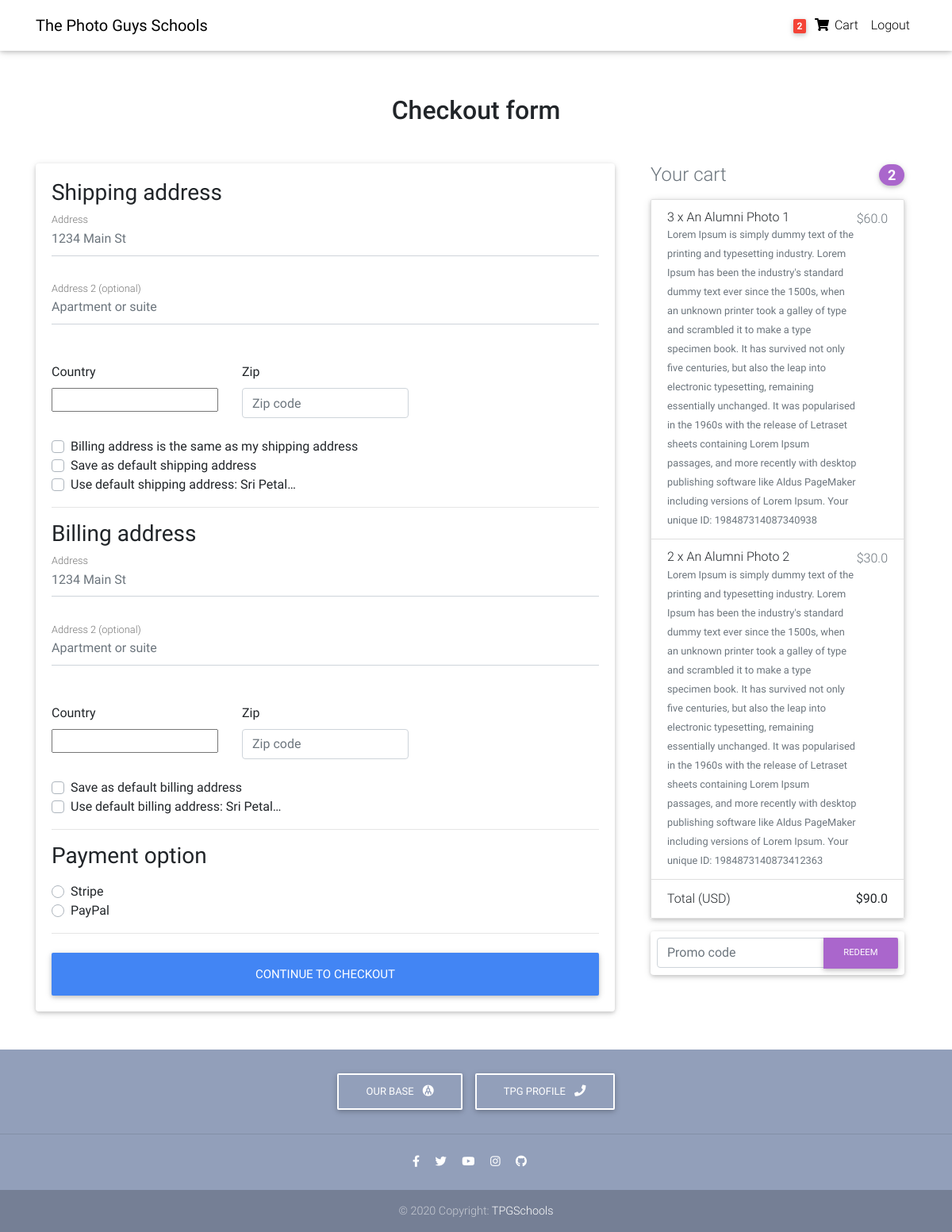
Page /checkout/ (signed in) on the committed database.
### core/models.py (models this page shows, shortened)
class Order(models.Model):
    user = models.ForeignKey(settings.AUTH_USER_MODEL,
                             on_delete=models.CASCADE)
    ref_code = models.CharField(max_length=20, blank=True, null=True)
    items = models.ManyToManyField(OrderItem)
    start_date = models.DateTimeField(auto_now_add=True)
    ordered_date = models.DateTimeField()
    ordered = models.BooleanField(default=False)
    shipping_address = models.ForeignKey(
        'Address', related_name='shipping_address', on_delete=models.SET_NULL, blank=True, null=True)
    billing_address = models.ForeignKey(
        'Address', related_name='billing_address', on_delete=models.SET_NULL, blank=True, null=True)
    payment = models.ForeignKey(
        'Payment', on_delete=models.SET_NULL, blank=True, null=True)
    coupon = models.ForeignKey(
        'Coupon', on_delete=models.SET_NULL, blank=True, null=True)
    being_delivered = models.BooleanField(default=False)
    received = models.BooleanField(default=False)
    refund_requested = models.BooleanField(default=False)
    refund_granted = models.BooleanField(default=False)
    '''
    1. Item added to cart
    2. Adding a billing address
    (Failed checkout)
    3. Payment
    (Preprocessing, processing, packaging etc.)
    4. Being delivered
    5. Received
    6. Refunds
    '''
    def get_total(self):
        total = 0
        for order_item in self.items.all():
            total += order_item.get_final_price()
        if self.coupon:
            total -= self.coupon.amount
        return total

class Address(models.Model):
    user = models.ForeignKey(settings.AUTH_USER_MODEL,
                             on_delete=models.CASCADE)
    street_address = models.CharField(max_length=100)
    apartment_address = models.CharField(max_length=100)
    country = CountryField(multiple=False)
    zip = models.CharField(max_length=100)
    address_type = models.CharField(max_length=1, choices=ADDRESS_CHOICES)
    default = models.BooleanField(default=False)
    class Meta:
        verbose_name_plural = 'Addresses'

class OrderItem(models.Model):
    user = models.ForeignKey(settings.AUTH_USER_MODEL,
                             on_delete=models.CASCADE)
    ordered = models.BooleanField(default=False)
    item = models.ForeignKey(Item, on_delete=models.CASCADE)
    quantity = models.IntegerField(default=1)
    def get_total_item_price(self):
        return self.quantity * self.item.price
    def get_total_discount_item_price(self):
        return self.quantity * self.item.discount_price
    def get_final_price(self):
        if self.item.discount_price:
            return self.get_total_discount_item_price()
        return self.get_total_item_price()

class Item(models.Model):
    title = models.CharField(max_length=100)
    price = models.FloatField()
    discount_price = models.FloatField(blank=True, null=True)
    category = models.CharField(choices=CATEGORY_CHOICES, max_length=2)
    label = models.CharField(choices=LABEL_CHOICES, max_length=1)
    slug = models.SlugField()
    description = models.TextField()
    image = models.ImageField()

### core/views.py (the view, shortened to what this page needs)
# urls.py: path('checkout/', CheckoutView.as_view(), name='checkout'),
class CheckoutView(View):
    def get(self, *args, **kwargs):
        try:
            order = Order.objects.get(user=self.request.user, ordered=False)
            form = CheckoutForm()
            context = {
                'form': form,
                'couponform': CouponForm(),
                'order': order,
                'DISPLAY_COUPON_FORM': True
            }
            shipping_address_qs = Address.objects.filter(
                user=self.request.user,
                address_type='S',
                default=True
            )
            if shipping_address_qs.exists():
                context.update(
                    {'default_shipping_address': shipping_address_qs[0]})
            billing_address_qs = Address.objects.filter(
                user=self.request.user,
                address_type='B',
                default=True
            )
            if billing_address_qs.exists():
                context.update(
                    {'default_billing_address': billing_address_qs[0]})
            return render(self.request, "checkout.html", context)
        except ObjectDoesNotExist:
            messages.info(self.request, "You do not have an active order")
            return redirect("core:checkout")

### core/forms.py
class CheckoutForm(forms.Form):
    shipping_address = forms.CharField(required=False)
    shipping_address2 = forms.CharField(required=False)
    shipping_country = CountryField(blank_label='(select country)').formfield(
        required=False,
        widget=CountrySelectWidget(attrs={
            'class': 'custom-select d-block w-100',
        }))
    shipping_zip = forms.CharField(required=False)
    billing_address = forms.CharField(required=False)
    billing_address2 = forms.CharField(required=False)
    billing_country = CountryField(blank_label='(select country)').formfield(
        required=False,
        widget=CountrySelectWidget(attrs={
            'class': 'custom-select d-block w-100',
        }))
    billing_zip = forms.CharField(required=False)
    same_billing_address = forms.BooleanField(required=False)
    set_default_shipping = forms.BooleanField(required=False)
    use_default_shipping = forms.BooleanField(required=False)
    set_default_billing = forms.BooleanField(required=False)
    use_default_billing = forms.BooleanField(required=False)
    payment_option = forms.ChoiceField(
        widget=forms.RadioSelect, choices=PAYMENT_CHOICES)

class CouponForm(forms.Form):
    code = forms.CharField(widget=forms.TextInput(attrs={
        'class': 'form-control',
        'placeholder': 'Promo code',
        'aria-label': 'Recipient\'s username',
        'aria-describedby': 'basic-addon2'
    }))

### core/templatetags/cart_template_tags.py (called while the page is built)
@register.filter
def cart_item_count(user):
    if user.is_authenticated:
        qs = Order.objects.filter(user=user, ordered=False)
        if qs.exists():
            return qs[0].items.count()
    return 0

### templates/checkout.html (shortened to what this page needs)
{% extends "base.html" %}
{% load crispy_forms_tags %}
{% block content %}
  <main >
    <div class="container wow fadeIn">
      <h2 class="my-5 h2 text-center">Checkout form</h2>
      <div class="row">
        <div class="col-md-8 mb-4">
          <div class="card">
            <form method="POST" class="card-body">
              <h3>Shipping address</h3>
              <div class='hideable_shipping_form'>
                <div class="md-form mb-5">
                  <input type='text' placeholder='1234 Main St' id='shipping_address' name='shipping_address' class='form-control' />
                  <label for="shipping_address" class="">Address</label>
                </div>
                <div class="md-form mb-5">
                  <input type='text' placeholder='Apartment or suite' id='shipping_address2' name='shipping_address2' class='form-control' />
                  <label for="shipping_address2" class="">Address 2 (optional)</label>
                </div>
                <div class="row">
                  <div class="col-lg-4 col-md-12 mb-4">
                    <label for="country">Country</label>
                    {{ form.shipping_country }}
                  </div>
                  <div class="col-lg-4 col-md-6 mb-4">
                    <label for="shipping_zip">Zip</label>
                    <input type='text' placeholder='Zip code' id='shipping_zip' name='shipping_zip' class='form-control' />
                  </div>
                </div>
                <div class="custom-control custom-checkbox">
                  <label class="custom-control-label" for="same_billing_address">Billing address is the same as my shipping address</label>
                </div>
                <div class="custom-control custom-checkbox">
                  <label class="custom-control-label" for="set_default_shipping">Save as default shipping address</label>
                </div>
              </div>
              {% if default_shipping_address %}
              <div class="custom-control custom-checkbox">
                <label class="custom-control-label" for="use_default_shipping">Use default shipping address: {{ default_shipping_address.street_address|truncatechars:10 }}</label>
              </div>
              {% endif %}
              <hr>
              <h3>Billing address</h3>
              <div class='hideable_billing_form'>
                <div class="md-form mb-5">
                  <input type='text' placeholder='1234 Main St' id='billing_address' name='billing_address' class='form-control' />
                  <label for="billing_address" class="">Address</label>
                </div>
                <div class="md-form mb-5">
                  <input type='text' placeholder='Apartment or suite' id='billing_address2' name='billing_address2' class='form-control' />
                  <label for="billing_address2" class="">Address 2 (optional)</label>
                </div>
                <div class="row">
                  <div class="col-lg-4 col-md-12 mb-4">
                    <label for="country">Country</label>
                    {{ form.billing_country }}
                  </div>
                  <div class="col-lg-4 col-md-6 mb-4">
                    <label for="billing_zip">Zip</label>
                    <input type='text' placeholder='Zip code' id='billing_zip' name='billing_zip' class='form-control' />
                  </div>
                </div>
                <div class="custom-control custom-checkbox">
                  <label class="custom-control-label" for="set_default_billing">Save as default billing address</label>
                </div>
              </div>
              {% if default_billing_address %}
              <div class="custom-control custom-checkbox">
                <label class="custom-control-label" for="use_default_billing">Use default billing address: {{ default_billing_address.street_address|truncatechars:10 }}</label>
              </div>
              {% endif %}
              <hr>
              <h3>Payment option</h3>
              <div class="d-block my-3">
                {% for value, name in form.fields.payment_option.choices %}
                <div class="custom-control custom-radio">
                  <label class="custom-control-label" for="{{ name }}">{{ name }}</label>
                </div>
                {% endfor %}
              </div>
              <hr class="mb-4">
              <button class="btn btn-primary btn-lg btn-block" type="submit">Continue to checkout</button>
            </form>
          </div>
        </div>
        <div class="col-md-4 mb-4">
          {% include "order_snippet.html" %}
        </div>
      </div>
    </div>
  </main>
{% endblock content %}

### templates/navbar.html (shortened to what this page needs)
{% load cart_template_tags %}
<nav class="navbar fixed-top navbar-expand-lg navbar-light white scrolling-navbar">
    <div class="container">
      <a class="navbar-brand waves-effect" href="/">
        <strong class="black-text">The Photo Guys Schools</strong>
      </a>
      <div class="collapse navbar-collapse" id="navbarSupportedContent">
        <ul class="navbar-nav nav-flex-icons">
          {% if request.user.is_authenticated %}
          <li class="nav-item">
            <a href="{% url 'core:order-summary' %}" class="nav-link waves-effect">
              <span class="badge red z-depth-1 mr-1"> {{ request.user|cart_item_count }} </span>
              <i class="fas fa-shopping-cart"></i>
              <span class="clearfix d-none d-sm-inline-block"> Cart </span>
            </a>
          </li>
          <li class="nav-item">
            <a class="nav-link waves-effect" href="{% url 'account_logout' %}">
              <span class="clearfix d-none d-sm-inline-block"> Logout </span>
            </a>
          </li>
          {% endif %}
        </ul>
      </div>
    </div>
  </nav>

### templates/order_snippet.html (shortened to what this page needs)
<div class="col-md-12 mb-4">
    <h4 class="d-flex justify-content-between align-items-center mb-3">
    <span class="text-muted">Your cart</span>
    <span class="badge badge-secondary badge-pill">{{ order.items.count }}</span>
    </h4>
    <ul class="list-group mb-3 z-depth-1">
    {% for order_item in order.items.all %}
    <li class="list-group-item d-flex justify-content-between lh-condensed">
        <div>
        <h6 class="my-0">{{ order_item.quantity }} x {{ order_item.item.title}}</h6>
        <small class="text-muted">{{ order_item.item.description}}</small>
        </div>
        <span class="text-muted">${{ order_item.get_final_price }}</span>
    </li>
    {% endfor %}
    <li class="list-group-item d-flex justify-content-between">
        <span>Total (USD)</span>
        <strong>${{ order.get_total }}</strong>
    </li>
    </ul>
    {% if DISPLAY_COUPON_FORM %}
    <form class="card p-2" action="{% url 'core:add-coupon' %}" method="POST">
        <div class="input-group">
            {{ couponform.code }}
            <div class="input-group-append">
            <button class="btn btn-secondary btn-md waves-effect m-0" type="submit">Redeem</button>
            </div>
        </div>
    </form>
    {% endif %}
</div>

### templates/base.html (style rules this page uses)
html, body, header, .carousel { height: 60vh; }

### rows in the picture
Address: street_address "Sri Petal…"
Address: street_address "Sri Petal…"
Order: items.count "2", get_total "90.0"
OrderItem: quantity "3", item "An Alumni Photo 1", item.description "Lorem Ipsum is simply dummy text of the printing and typesetting industry. Lorem Ipsum has been the industry's standard dummy text ever since the 1500s, when an unknown printer took a galley of type and scrambled it to make a type specimen book. It has survived not only five centuries, but also the leap into electronic typesetting, remaining essentially unchanged. It was popularised in the 1960s with the release of Letraset sheets containing Lorem Ipsum passages, and more recently with desktop publishing software like Aldus PageMaker including versions of Lorem Ipsum. Your unique ID: 198487314087340938", get_final_price "60.0"
OrderItem: quantity "2", item "An Alumni Photo 2", item.description "Lorem Ipsum is simply dummy text of the printing and typesetting industry. Lorem Ipsum has been the industry's standard dummy text ever since the 1500s, when an unknown printer took a galley of type and scrambled it to make a type specimen book. It has survived not only five centuries, but also the leap into electronic typesetting, remaining essentially unchanged. It was popularised in the 1960s with the release of Letraset sheets containing Lorem Ipsum passages, and more recently with desktop publishing software like Aldus PageMaker including versions of Lorem Ipsum. Your unique ID: 1984873140873412363", get_final_price "30.0"

### other values in the picture
{{ request.user|cart_item_count }} "2"
{{ name }} "Stripe" "PayPal"
